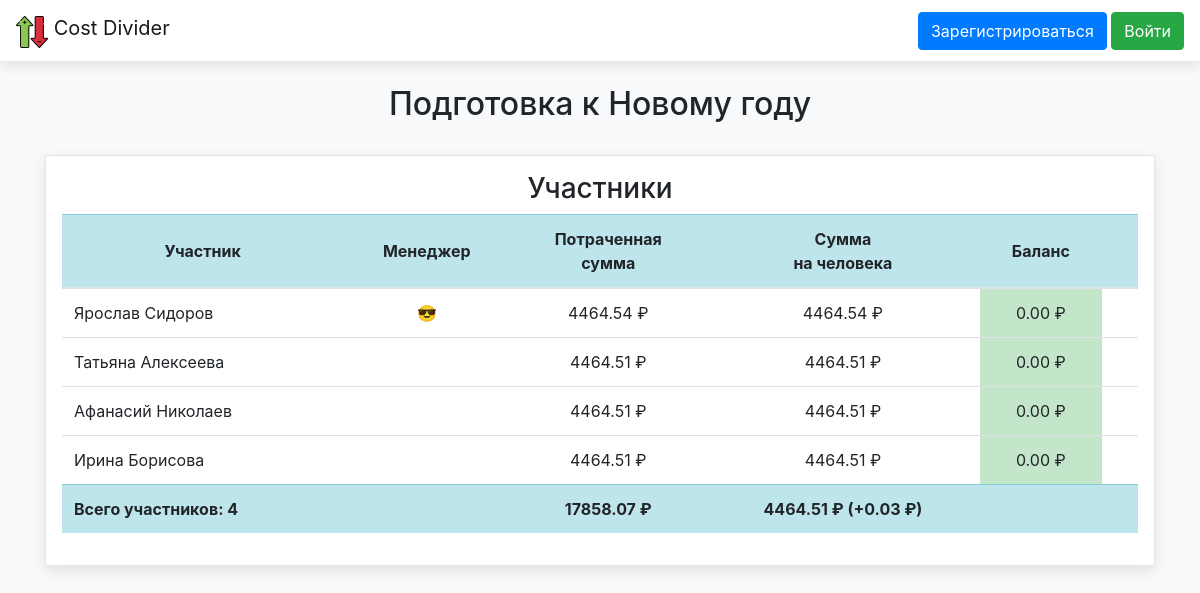
The app's page /events/2, older data.
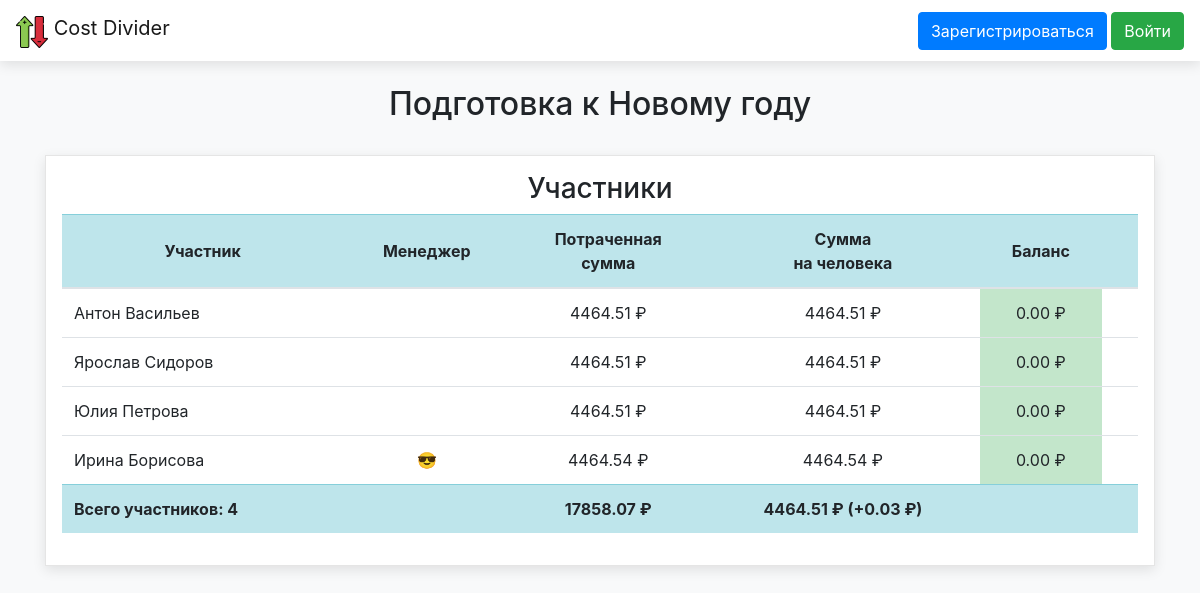
The same page, newer data.
### data/money.py (models this page shows, shortened)
class Money(SqlAlchemyBase):
    __tablename__ = "money"
    event_id = sqlalchemy.Column(sqlalchemy.Integer, sqlalchemy.ForeignKey("events.id"),
                                 primary_key=True)
    user_id = sqlalchemy.Column(sqlalchemy.Integer, sqlalchemy.ForeignKey("users.id"),
                                primary_key=True)
    cost = sqlalchemy.Column(sqlalchemy.Float, default=0.00)
    user = orm.relationship("User", back_populates="money_list")
    event = orm.relationship("Event", back_populates="money_list")

### blueprints/events_bp.py (the view, shortened to what this page needs)
@blueprint.route("/events/<int:event_id>")
def show_event(event_id):
    params = {
        'app_name': APP_NAME,
    }
    session = db_session.create_session()
    event = session.query(Event).get(event_id)
    if not event:
        params['error'] = f'Мероприятия с id {event_id} не существует'
        return render_template("base.html", **params)
    if event.is_private is True and current_user not in event.members:
        params['error'] = f'Приватное мероприятие могут просматривать только его участники'
        return render_template("base.html", **params)
    event.update_sums()
    members_list = []
    init_cost = 0.0
    for member in event.members:
        if member.id in event.sums_dict:
            sums = event.sums_dict[member.id]
        else:
            sums = {
                'cost': init_cost,
                'avg': init_cost,
                'balance': init_cost
            }
        members_list.append({
            'id': member.id,
            'fullname': member.get_full_name(),
            'is_manager': member.id == event.manager_id,
            'cost': sums['cost'],
            'cost_text': f"{sums['cost']:.2f}",
            'avg': sums['avg'],
            'avg_text': f"{sums['avg']:.2f}",
            'balance': sums['balance'],
            'balance_text': f"{sums['balance']:.2f}",
        })
        members_list.sort(key=lambda m: (abs(m['balance']), m['balance']), reverse=True)
    total_dict = {
        'count': event.sums_total_dict['count'],
        'cost_text': f"{event.sums_total_dict['cost']:.2f}",
        'avg_text': f"{event.sums_total_dict['avg']:.2f}",
        'avg_plus': event.sums_total_dict['avg_plus'],
        'avg_plus_text': f"{event.sums_total_dict['avg_plus']:.2f}"
    }
    pays_list = []
    not_members = session.query(User).filter(
        User.id.notin_([member.id for member in event.members])).all()
    params['invite_possible'] = len(not_members) > 0
    params['title'] = event.title
    params['event_id'] = event_id
    params['manager_id'] = event.manager_id
    params['is_private'] = event.is_private
    params['is_done'] = event.is_done
    if current_user.is_authenticated:
        params['is_event_member'] = current_user in event.members
    params['members_list'] = members_list
    params['total_dict'] = total_dict
    params['pays_list'] = pays_list
    return render_template("event.html", **params)

### data/db_session.py (called while the page is built)
def create_session() -> Session:
    global __factory
    return __factory()

### data/events.py (called while the page is built, shortened)
    def update_sums(self):
        self.__fill_sums_dicts()
        self.__fill_pays_list()

    def __fill_pays_list(self):
        self.pays_list.clear()
        pay_dict_from, pay_dict_to = {}, {}
        for user_id in self.sums_dict:
            balance = self.sums_dict[user_id]['balance']
            if balance < 0:
                balance = abs(balance)
                if balance not in pay_dict_from:
                    pay_dict_from[balance] = set()
                pay_dict_from[balance].add(user_id)
            elif balance > 0:
                if balance not in pay_dict_to:
                    pay_dict_to[balance] = set()
                pay_dict_to[balance].add(user_id)

### data/users.py (called while the page is built)
    def get_full_name(self):
        return f"{self.name} {self.surname}"

### templates/event.html (shortened to what this page needs)
{% extends "base.html" %}
{% block content %}
<div class="event-container">
    <div class="general-block">
        <h3 class="text-center">Участники</h3>
        <table class="table">
            <thead class="table-info">
            <tr class="align-middle text-center">
                <th class="align-middle" scope="col">Участник</th>
                <th class="align-middle" scope="col">Менеджер</th>
                <th class="align-middle" scope="col">Потраченная<br>сумма</th>
                <th class="align-middle" scope="col">Сумма<br>на человека</th>
                <th class="align-middle" scope="col">Баланс</th>
                <th class="align-middle" scope="col"></th>
            </tr>
            </thead>
            <tbody>
            {% for member in members_list %}
            <tr class="">
                <td class="align-middle">{{ member['fullname'] }}</td>
                <td class="align-middle text-center">
                    {% if member['is_manager'] %}&#128526;{% endif %}
                </td>
                <td class="align-middle text-center">{{ member['cost_text'] }} &#8381;</td>
                <td class="align-middle text-center">{{ member['avg_text'] }} &#8381;</td>
                <td class="align-middle text-center
                           {% if member['balance'] < 0 %}
                             table-danger
                           {% elif member['balance'] > 0 %}
                             table-warning
                           {% else %}
                             table-success
                           {% endif %}">{{ member['balance_text'] }} &#8381;
                </td>
                <td>
                </td>
            </tr>
            {% endfor %}
            <tr class="table-info font-weight-bold">
                <td class="align-middle">Всего участников: {{ total_dict['count'] }}</td>
                <td></td>
                <td class="align-middle text-center">{{ total_dict['cost_text'] }} &#8381;</td>
                <td class="align-middle text-center">
                    {{ total_dict['avg_text'] }} &#8381;
                    {% if total_dict['avg_plus'] > 0 %}
                    (+{{ total_dict['avg_plus_text'] }} &#8381;)
                    {%endif%}
                </td>
                <td></td>
                <td></td>
            </tr>
            </tbody>
        </table>
    </div>
</div>
{% endblock %}

Row changes from the older to the newer data that the page shows:
changed Money (number 1 of 4 on the later page): fullname "Татьяна Алексеева" → "Антон Васильев"
changed Money (number 2 of 4 on the later page): fullname "Афанасий Николаев" → "Ярослав Сидоров"
changed Money (number 3 of 4 on the later page): fullname "Ирина Борисова" → "Юлия Петрова"
changed Money (number 4 of 4 on the later page): fullname "Ярослав Сидоров" → "Ирина Борисова"; moves down the list
